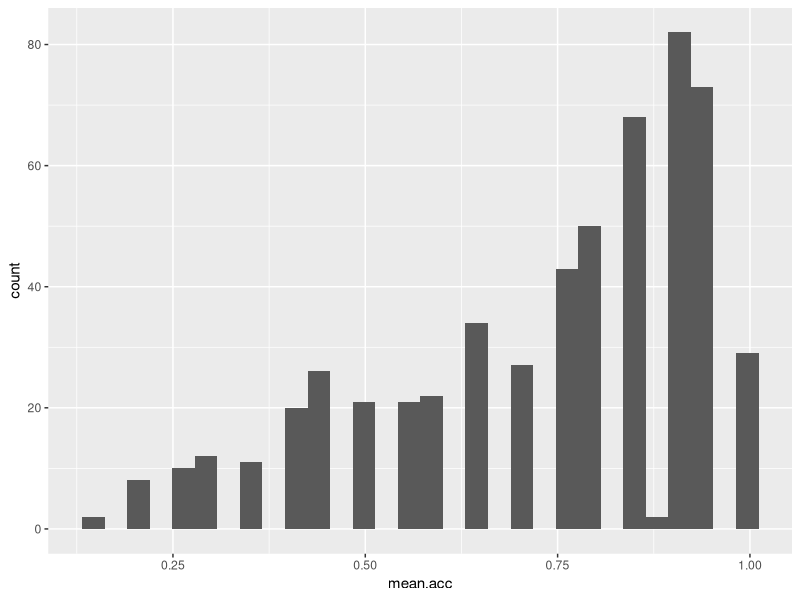
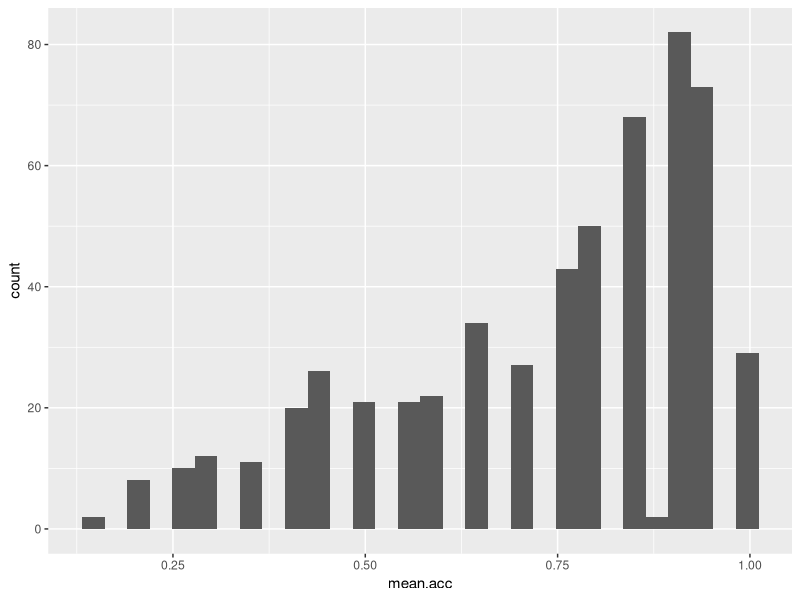
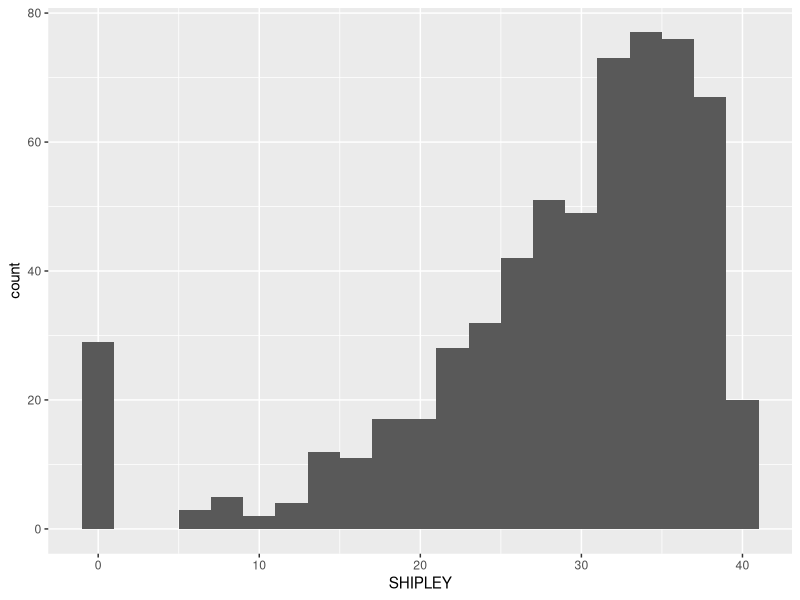
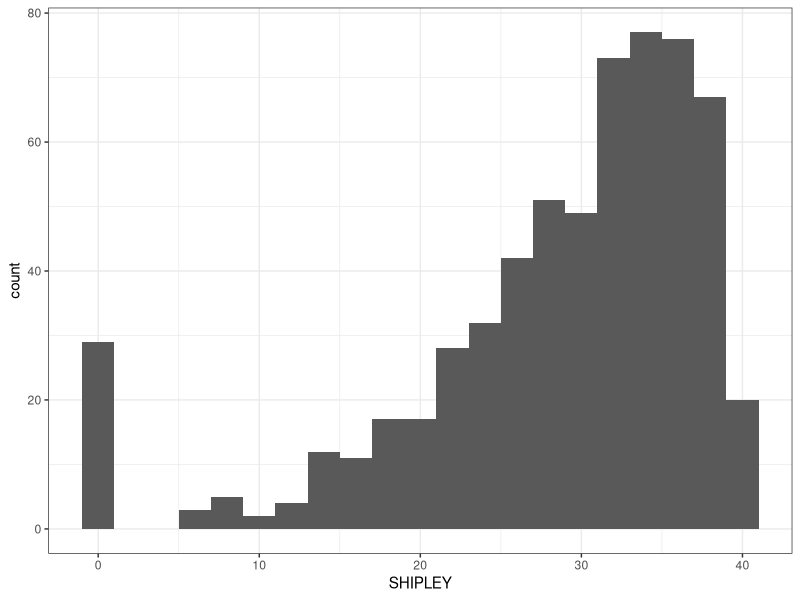
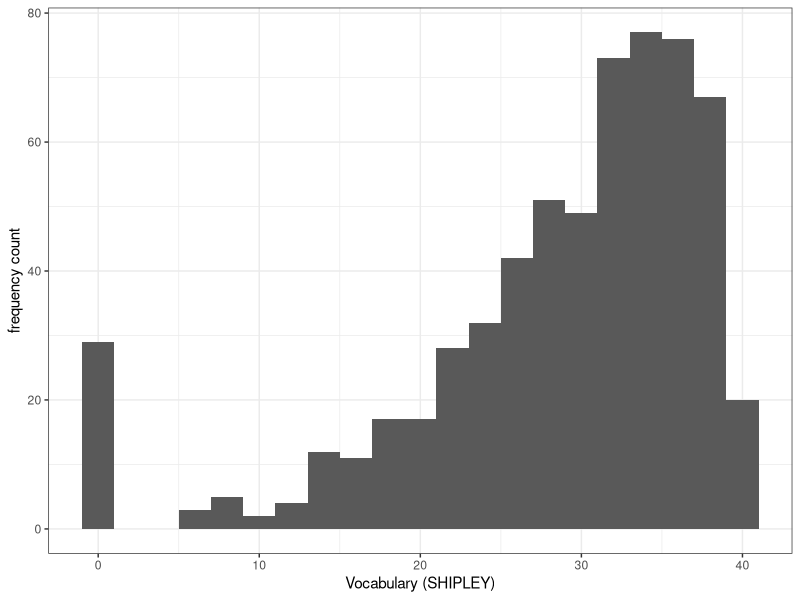
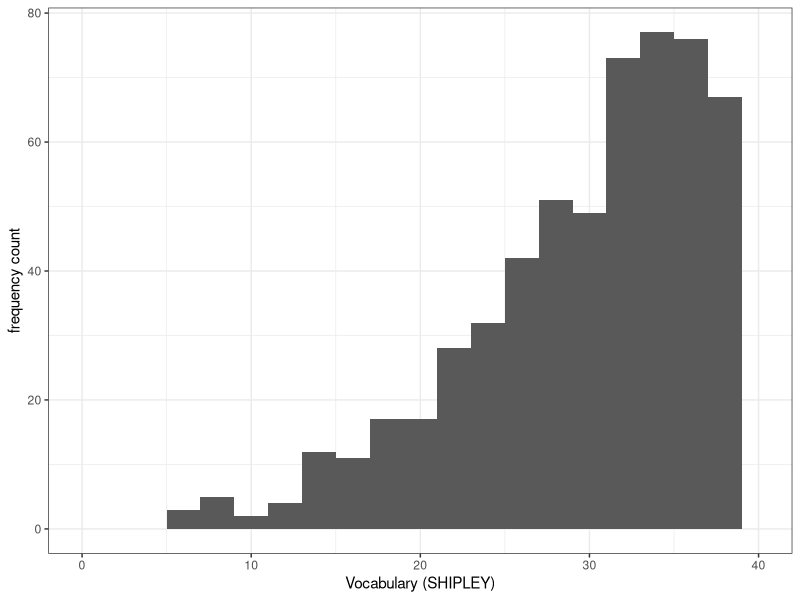
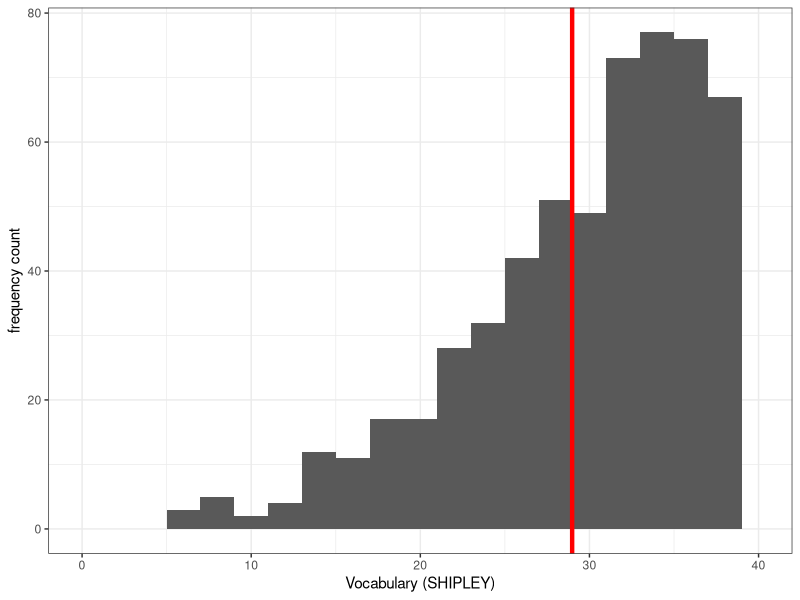
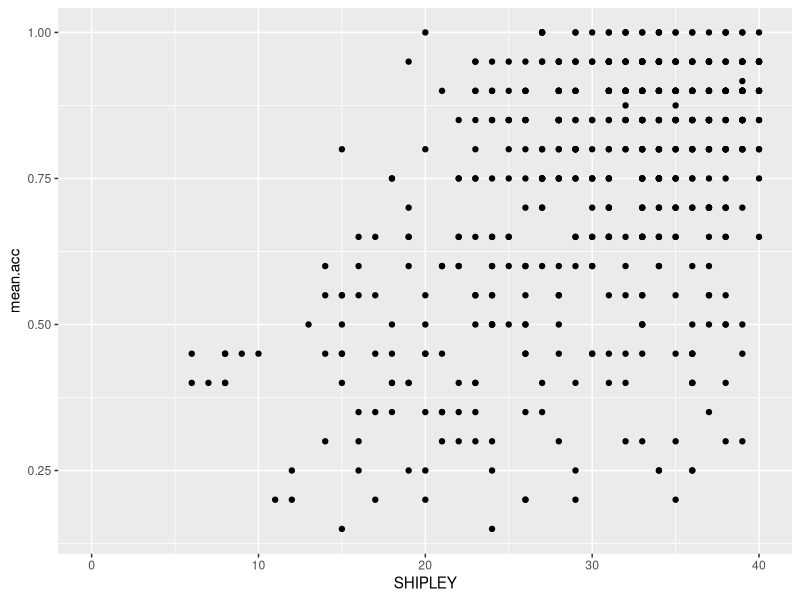

The R source for these figures, in order:
## ---- chunk 1
#| echo: false
#| warning: false
library(ggeffects)
library(kableExtra)
library(patchwork)
library(tidyverse)
## ---- chunk 2
#| echo: false
#| warning: false
# -- code to read in the aggregated subject level data from the clearly-understood data set
all.studies.subjects <- read_csv("2022-12-08_all-studies-subject-scores.csv", 
                                 col_types = cols(
                                   ResponseId = col_factor(),
                                   study = col_factor(),
                                   EDUCATION = col_factor(),
                                   GENDER = col_factor(),
                                   ETHNICITY = col_factor(),
                                   NATIVE.LANGUAGE = col_factor()
                                 )
                                )
## ---- chunk 3
#| warning: false
#| echo: false
kable(head(all.studies.subjects))
## ---- chunk 4
summary(all.studies.subjects)
## ---- chunk 5
ggplot(data = all.studies.subjects, aes(x = mean.acc)) + geom_histogram()
## ---- chunk 6
ggplot(data = all.studies.subjects, aes(x = mean.acc)) + 
  geom_histogram()
## ---- chunk 7
ggplot(data = all.studies.subjects, aes(x = SHIPLEY)) + 
  geom_histogram(binwidth = 2)
## ---- chunk 8
ggplot(data = all.studies.subjects, aes(x = SHIPLEY)) + 
  geom_histogram(binwidth = 2) +
  theme_bw()
## ---- chunk 9
ggplot(data = all.studies.subjects, aes(x = SHIPLEY)) + 
  geom_histogram(binwidth = 2) +
  theme_bw() +
  labs(x = "Vocabulary (SHIPLEY)", y = "frequency count")
## ---- chunk 10
ggplot(data = all.studies.subjects, aes(x = SHIPLEY)) + 
  geom_histogram(binwidth = 2) +
  theme_bw() +
  labs(x = "Vocabulary (SHIPLEY)", y = "frequency count") +
  xlim(0,40)
## ---- chunk 11
ggplot(data = all.studies.subjects, aes(x = SHIPLEY)) + 
  geom_histogram(binwidth = 2) +
  theme_bw() +
  labs(x = "Vocabulary (SHIPLEY)", y = "frequency count") +
  xlim(0,40) +
  geom_vline(xintercept = mean(all.studies.subjects$SHIPLEY), colour = "red", linewidth = 1.5)
## ---- chunk 12
ggplot(data = all.studies.subjects, aes(x = SHIPLEY, y = mean.acc)) +
  geom_point()
## ---- chunk 13
ggplot(data = all.studies.subjects, aes(x = SHIPLEY, y = mean.acc)) +
  geom_point(alpha = 0.5, size = 2, colour = "blue", shape = 'square') 
## ---- chunk 14
ggplot(data = all.studies.subjects, aes(x = SHIPLEY, y = mean.acc)) +
  geom_point(alpha = 0.5, size = 2, colour = "blue", shape = 'square')   +
  theme_bw()
## ---- chunk 15
ggplot(data = all.studies.subjects, aes(x = SHIPLEY, y = mean.acc)) +
  geom_point(alpha = 0.5, size = 2, colour = "blue", shape = 'square')   +
  theme_bw() +
  labs(x = "Vocabulary (SHIPLEY)", y = "mean accuracy")
## ---- chunk 16
ggplot(data = all.studies.subjects, aes(x = SHIPLEY, y = mean.acc)) +
  geom_point(alpha = 0.5, size = 2, colour = "blue", shape = 'square')   +
  theme_bw() +
  labs(x = "SHIPLEY", y = "mean accuracy") +
  xlim(0, 40) + ylim(0, 1)
## ---- chunk 17
cor.test(all.studies.subjects$SHIPLEY, all.studies.subjects$mean.acc, method = "pearson",  alternative = "two.sided")
## ---- chunk 18
model <- lm(mean.acc ~ SHIPLEY, data = all.studies.subjects)
summary(model)
## ---- chunk 19
model <- lm(mean.acc ~ SHIPLEY, data = all.studies.subjects)
summary(model)
## ---- chunk 20
ggplot(data = all.studies.subjects, aes(x = SHIPLEY, y = mean.acc)) +
  geom_point(alpha = 0.5, size = 2, colour = "blue", shape = 'square')   +
  geom_abline(intercept = 0.44914, slope = 0.01050, colour = "red", linewidth = 1.5) +
  theme_bw() +
  labs(x = "SHIPLEY", y = "mean accuracy") +
  xlim(0, 40) + ylim(0, 1)
## ---- chunk 21
ggplot(data = all.studies.subjects, aes(x = SHIPLEY, y = mean.acc)) +
  # geom_point(alpha = 0.5, size = 2, colour = "blue", shape = 'square')   +
  geom_smooth(method = 'lm', colour = "purple", alpha = .2, linewidth = 2.5, se = FALSE) +
  geom_abline(intercept = 0.44914, slope = 0.01050, colour = "red", linewidth = 1) +
  theme_bw() +
  labs(x = "SHIPLEY", y = "mean accuracy") +
  xlim(0, 40) + ylim(0, 1)  
